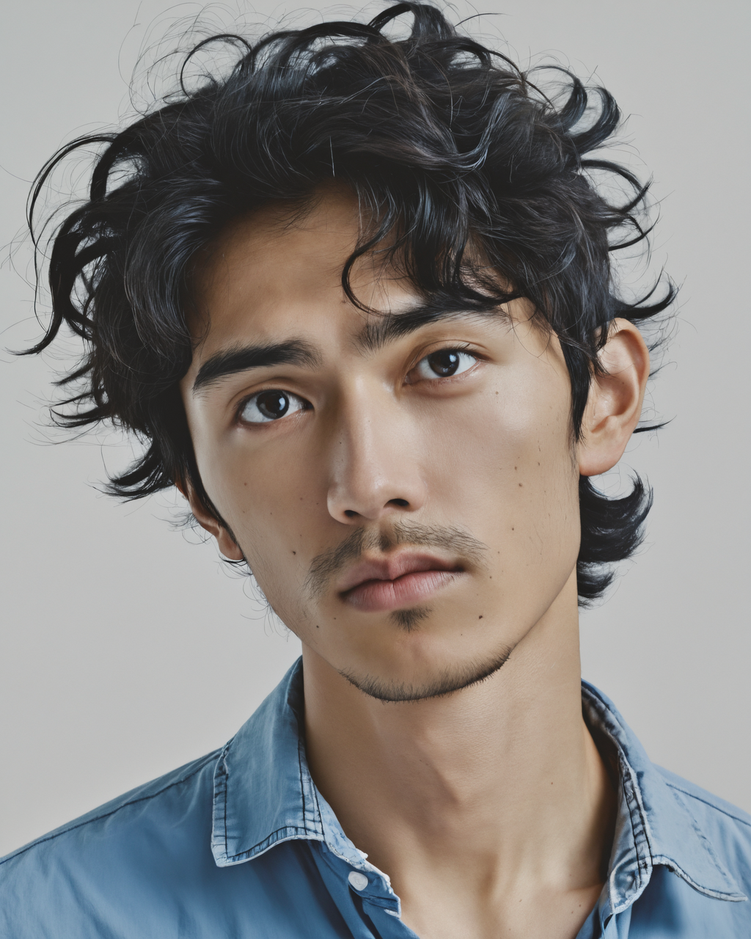
#> input picture _scripts/_wf/flux_face_base_v23_1024x1280.png, 751 x 939 px, shrunk from 1024 x 1280 before the run
$ python post_whitebg.py _wf/flux_face_base_v23_1024x1280.png
#> lines starting #> are read from the running program, lines starting #| are printed output that depends on the picture; after the words box and inside, x2 and y2 are one past the last pixel; in counts of white or black regions, pixels touching at a corner belong together
# -*- coding: utf-8 -*-
"""把浅灰背景校正为纯白 —— 只动背景，绝不碰人物

为什么需要后处理：SDXL 对 `pure white background` 通常只给**浅灰**（约 205-245），
提示词层面压不成 255，只能生成后做像素级处理。

算法（v2，修掉 v1 的两个致命缺陷）：
  v1 缺陷 1：从**底边**取种子 -> 人物（衬衫）触到画面底边时，floodfill 顺着衣服倒灌，
             把浅蓝衬衫刷成白色。
  v1 缺陷 2：只按亮度差判断 -> 背景浅灰(240,240,240) 与衬衫高光(230,235,245) 亮度接近，
             被当成同一区域。

  v2 做法：
    1) **只从上边缘 / 左右边缘中"确属背景"的点生长**，永不从底边取种子；
    2) 背景判定 = 「中性（RGB 三通道极差 <= spread）**且** 与背景参考色的通道绝对差之和 <= tol」，
       蓝色衬衫天然带色偏（b 比 r 大 20+），因此不会被判成背景；
    3) 用「二值掩膜 + thresh=0 的 floodfill」取**连通域**，保证只填连通到上边缘的那片背景；
    4) 掩膜轻微膨胀后合成纯白，边缘自然。

用法：
  python post_whitebg.py <文件或目录> [--spread 14] [--tol 26]
"""
import sys, os, glob
from PIL import Image, ImageDraw, ImageFilter

SPREAD = 14      # 三通道极差上限：超过即认为"有色偏"（衣服/皮肤），不当背景
TOL = 26         # 与背景参考色的通道绝对差之和上限


def bg_ref(img, corner=24):
    """取四角小块的中位色作为背景参考（人物在中间，四角必是背景）"""
    w, h = img.size
    px = img.load()
    samples = []
    for cx, cy in [(0, 0), (w - corner, 0), (0, h - corner), (w - corner, h - corner)]:
        for x in range(cx, cx + corner, 3):
            for y in range(cy, cy + corner, 3):
                samples.append(px[x, y])
    samples.sort(key=lambda c: sum(c))
    med = samples[len(samples) // 2]
    return med


def is_bg(c, ref, spread, tol):
    if max(c) - min(c) > spread:
        return False
    return abs(c[0] - ref[0]) + abs(c[1] - ref[1]) + abs(c[2] - ref[2]) <= tol


def fix(path, out, spread=SPREAD, tol=TOL):
    img = Image.open(path).convert("RGB")
    w, h = img.size
    ref = bg_ref(img)
    px = img.load()

    # 1) 二值掩膜：背景候选 = 1
    mask = Image.new("L", (w, h), 0)
    mp = mask.load()
    for y in range(h):
        for x in range(w):
            if is_bg(px[x, y], ref, spread, tol):
                mp[x, y] = 255

    # 2) 只从上边缘 / 左右边缘取种子（且该点本身是背景候选）
    seeds = []
    for x in range(0, w, max(1, w // 40)):
        if mp[x, 0] == 255:
            seeds.append((x, 0))
    for y in range(0, h, max(1, h // 40)):
        if mp[0, y] == 255:
            seeds.append((0, y))
        if mp[w - 1, y] == 255:
            seeds.append((w - 1, y))
    if not seeds:
        print("    ★ 上边缘没有可用背景种子，跳过")
        return None

    # 3) 在二值掩膜上做 thresh=0 的 floodfill = 取连通域
    for s in seeds:
        if mp[s[0], s[1]] == 255:
            ImageDraw.floodfill(mask, s, 128, thresh=0)

    # 4) 轻膨胀 + 柔化，然后合成纯白
    mask = mask.point(lambda v: 255 if v == 128 else 0)
    mask = mask.filter(ImageFilter.MaxFilter(3))
    mask = mask.filter(ImageFilter.GaussianBlur(0.6))
    white = Image.new("RGB", (w, h), (255, 255, 255))
    img = Image.composite(white, img, mask)

    img.save(out)
    return img, ref


def check(img):
    w, h = img.size
    pts = [(3, 3), (w - 4, 3), (3, h - 4), (w - 4, h - 4),
           (w // 2, 3), (w // 2, h - 4), (3, h // 2), (w - 4, h // 2)]
    return [round(sum(img.getpixel(p)) / 3.0, 1) for p in pts]


def main():
    argv = sys.argv[1:]
    spread, tol = SPREAD, TOL
    for i, a in enumerate(argv):
        if a == "--spread":
            spread = int(argv[i + 1])
        if a == "--tol":
            tol = int(argv[i + 1])
        if a == "--t":                      # 兼容旧参数
            tol = int(argv[i + 1])
    targets = [a for a in argv if not a.startswith("--") and not a.replace("-", "").isdigit()]
    targets = [t for t in targets if not (t.isdigit())]
    if not targets:
        print("用法: python post_whitebg.py <文件或目录> [--spread 14] [--tol 26]")
        return

    files = []
    for t in targets:
        if os.path.isdir(t):
            files += sorted(glob.glob(os.path.join(t, "*成品*.png")))
        elif os.path.isfile(t):
            files.append(t)

    print("纯白背景校正 v2：%d 张（spread=%d tol=%d）\n" % (len(files), spread, tol))
    for f in files:
        if "-白底" in f:
            continue
        base, ext = os.path.splitext(f)
        out = base + "-白底" + ext
        r = fix(f, out, spread, tol)
#> in fix, img is the input picture: PIL image 751x939 RGB; mean R, G, B 136.7, 132.7, 129.8
#> after the loop in bg_ref, `for cx, cy in [(0, 0), (w - corner, 0), (0, h - corner), (w - corner, ..`: samples = 256 items, first 6: (183, 186, 185), (184, 187, 185), (184, 187, 187), (184, 186, 186), (184, 187, 186), (183, 187, 186)
#> in bg_ref, `med = samples[len(samples) // 2]`: med = (183, 186, 184)
#> in fix, `mask = Image.new("L", (w, h), 0)`: mask: PIL image 751x939 L; every value is 0
#> after the loop in fix, `for x in range(0, w, max(1, w // 40)):`: seeds = 39 pairs, first value 0 to 738, second value 0 to 0
#> after the loop in fix, `for y in range(0, h, max(1, h // 40)):`: seeds = 113 pairs, first value 0 to 750, second value 0 to 851
#> the loop in fix, `for s in seeds:` made 113 passes
#> s on passes 1 to 12: (0, 0), (18, 0), (36, 0), (54, 0), (72, 0), (90, 0), (108, 0), (126, 0), (144, 0), (162, 0), (180, 0), (198, 0)
#> after the loop in fix, `for s in seeds:`:
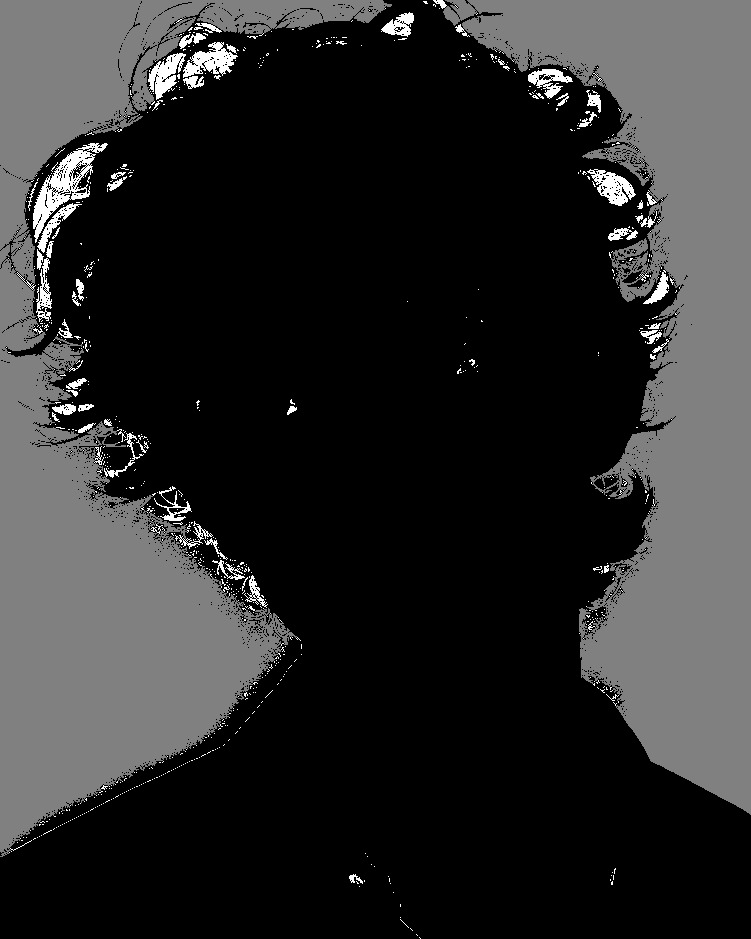
#> mask: PIL image 751x939 L; min 0, max 255, mean 43.4
#> in fix, `mask = mask.point(lambda v: 255 if v == 128 else 0)`:
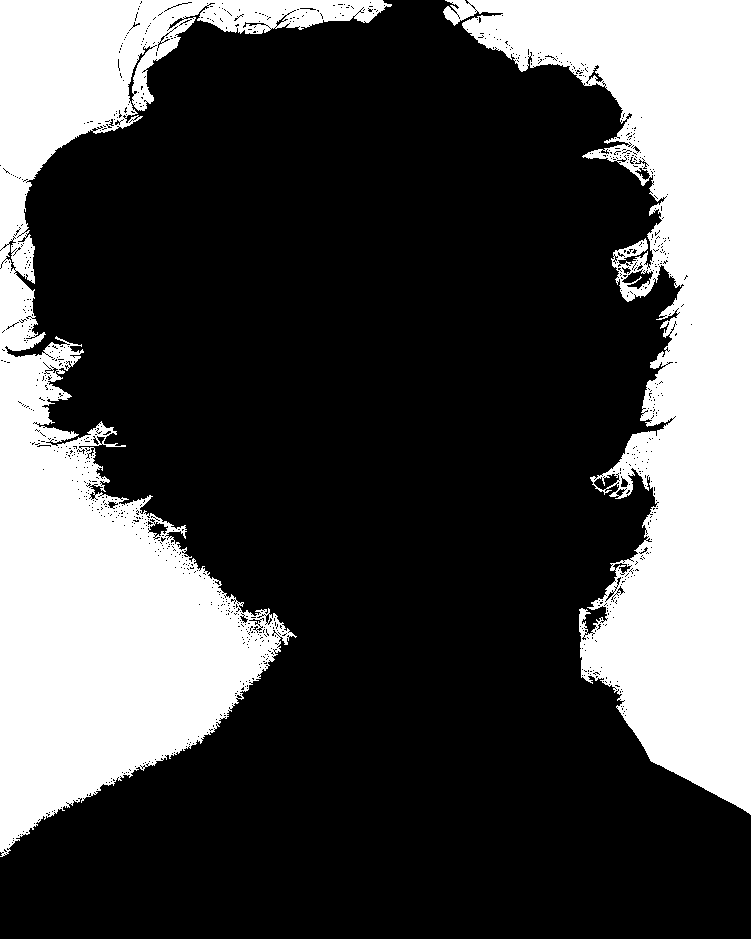
#> mask: PIL image 751x939 L; 30.1% white; 2 white regions, box (x1, y1, x2, y2) and area: (0, 0, 392, 857) 107983, (443, 0, 751, 815) 104146
#> in fix, `mask = mask.filter(ImageFilter.MaxFilter(3))`:
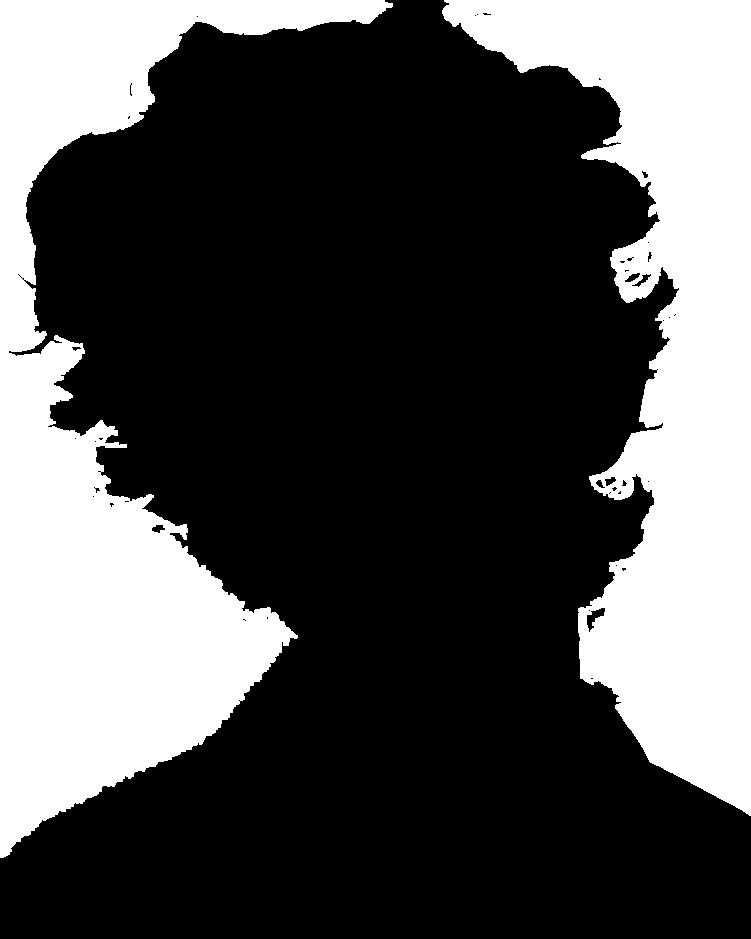
#> mask: PIL image 751x939 L; 31.7% white; 2 white regions, box (x1, y1, x2, y2) and area: (0, 0, 393, 858) 114236, (442, 0, 751, 816) 109103
#> in fix, `white = Image.new("RGB", (w, h), (255, 255, 255))`: white: PIL image 751x939 RGB; every value is 255
#> in fix, `img = Image.composite(white, img, mask)`:
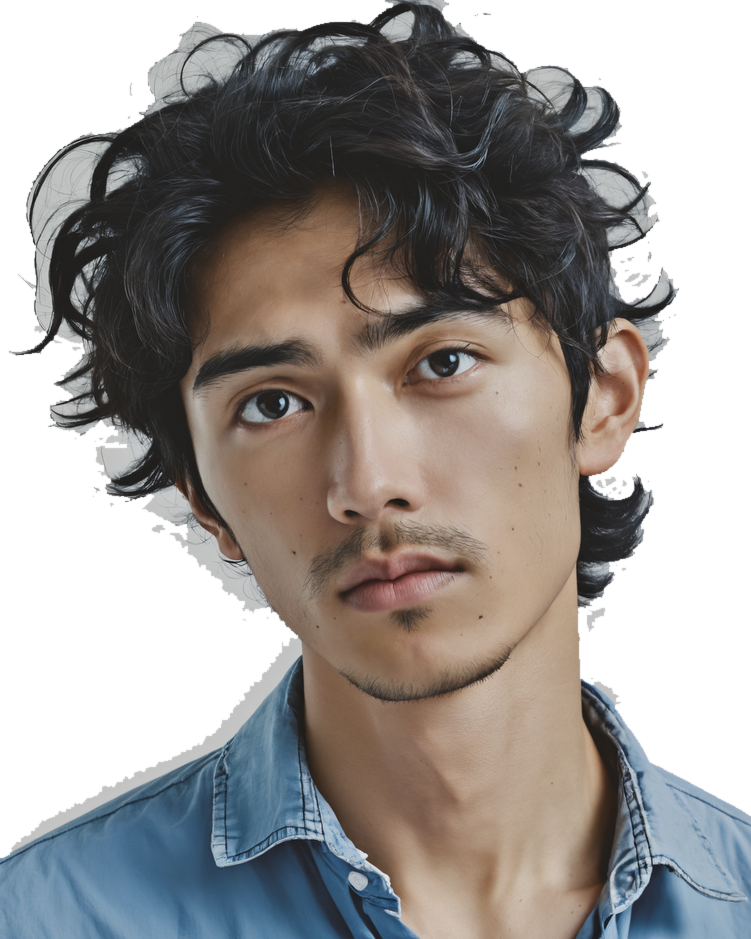
#> img: PIL image 751x939 RGB; mean R, G, B 157.8, 153.4, 150.8
        if r is None:
            continue
        img, ref = r
#> ref = (183, 186, 184)
        print("  %-42s 背景参考色=%s 边界亮度=%s"
              % (os.path.basename(out), ref, check(img)))
#|   flux_face_base_v23_1024x1280-白底.png        背景参考色=(183, 186, 184) 边界亮度=[255.0, 255.0, 149.7, 158.7, 255.0, 35.3, 255.0, 255.0]
    print("\nOK")


if __name__ == "__main__":
    main()
